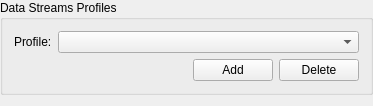
<?xml version="1.0" encoding="UTF-8"?>
<ui version="4.0">
 <class>DataStreamsOptionsClass</class>
 <widget class="QWidget" name="DataStreamsOptionsClass">
  <property name="geometry">
   <rect>
    <x>0</x>
    <y>0</y>
    <width>373</width>
    <height>106</height>
   </rect>
  </property>
  <layout class="QVBoxLayout" name="verticalLayout_2">
   <property name="margin">
    <number>0</number>
   </property>
   <item>
    <widget class="QGroupBox" name="grbProfiles">
     <property name="title">
      <string>Data Streams Profiles</string>
     </property>
     <layout class="QVBoxLayout" name="verticalLayout">
      <item>
       <layout class="QHBoxLayout" name="horizontalLayout">
        <item>
         <widget class="QLabel" name="lblProfile">
          <property name="text">
           <string>Profile:</string>
          </property>
          <property name="textFormat">
           <enum>Qt::PlainText</enum>
          </property>
          <property name="buddy">
           <cstring>cmbProfile</cstring>
          </property>
         </widget>
        </item>
        <item>
         <widget class="QComboBox" name="cmbProfile">
          <property name="sizePolicy">
           <sizepolicy hsizetype="Expanding" vsizetype="Fixed">
            <horstretch>0</horstretch>
            <verstretch>0</verstretch>
           </sizepolicy>
          </property>
         </widget>
        </item>
       </layout>
      </item>
      <item>
       <layout class="QHBoxLayout" name="horizontalLayout_2">
        <item>
         <spacer name="horizontalSpacer">
          <property name="orientation">
           <enum>Qt::Horizontal</enum>
          </property>
          <property name="sizeHint" stdset="0">
           <size>
            <width>40</width>
            <height>20</height>
           </size>
          </property>
         </spacer>
        </item>
        <item>
         <widget class="QPushButton" name="pbtAddProfile">
          <property name="text">
           <string>Add</string>
          </property>
         </widget>
        </item>
        <item>
         <widget class="QPushButton" name="pbtDeleteProfile">
          <property name="text">
           <string>Delete</string>
          </property>
         </widget>
        </item>
       </layout>
      </item>
     </layout>
    </widget>
   </item>
   <item>
    <widget class="QWidget" name="wdtSettings" native="true"/>
   </item>
  </layout>
 </widget>
 <layoutdefault spacing="6" margin="11"/>
 <tabstops>
  <tabstop>cmbProfile</tabstop>
  <tabstop>pbtAddProfile</tabstop>
  <tabstop>pbtDeleteProfile</tabstop>
 </tabstops>
 <resources/>
 <connections/>
</ui>
